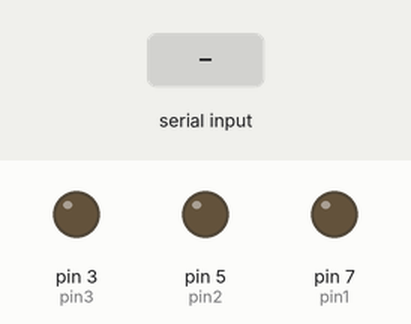
The sketch below on a simulated Arduino Uno, built with avr-gcc and run on an emulated ATmega328P. Shown: output pins drawn as LEDs (lit = HIGH). The inputs (shaded band) are chosen by the test bench. What the sketch prints to the serial monitor is not drawn.

Above: at 1.2 s.
1.3 s: "red" received over Serial
At 2.8 s:
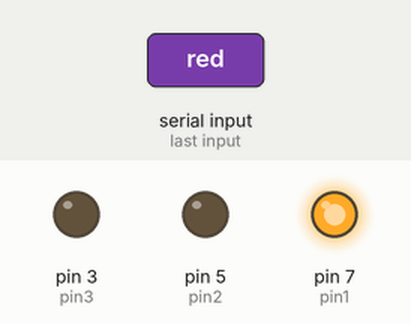
3.8 s: "blue" received over Serial
At 5.9 s:
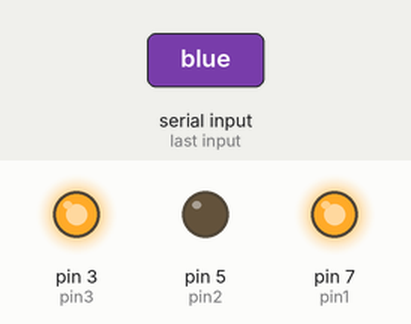
6.3 s: "green" received over Serial
At 7.9 s:
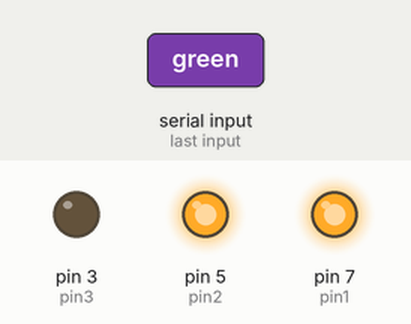
Timing chart, 0 to 9.4 s (numbered marks = the images above; inputs shaded):
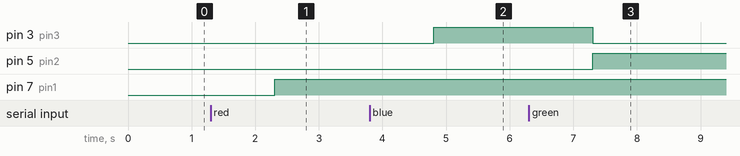

Measured:
- after the input at 1.3 s, pin 7 (pin1): LOW → HIGH after 1.0 s
- after the input at 3.8 s, pin 3 (pin3): LOW → HIGH after 1.0 s
- after the input at 6.3 s, pin 3 (pin3): HIGH → LOW after 1.0 s; pin 5 (pin2): LOW → HIGH after 1.0 s

The sketch:

RBG_lighting.ino
```cpp
int pin1 = 7;
int pin2 = 5;
int pin3 = 3;
String msg1 = "Enter a color: ";
String Color;

void setup() {
  // put your setup code here, to run once:
  Serial.begin(9600);
  pinMode(pin1,OUTPUT);
  pinMode(pin2,OUTPUT);
  pinMode(pin3,OUTPUT);
}

void loop() {
  // put your main code here, to run repeatedly:
  Serial.print(msg1);
  while(Serial.available() == 0){

  }
  Color = Serial.readString();
  Serial.print(Color);
  if(strcmp(Color.c_str(), "red") == 0){
    digitalWrite(pin1, HIGH);
    digitalWrite(pin2, LOW);
    digitalWrite(pin3, LOW);
  }else if(strcmp(Color.c_str(), "blue") == 0){
    digitalWrite(pin1, LOW);
    digitalWrite(pin2, LOW);
    digitalWrite(pin3, HIGH);
  }else if(Color == "green"){
    digitalWrite(pin1, LOW);
    digitalWrite(pin2, HIGH);
    digitalWrite(pin3, LOW);
  }else{
    digitalWrite(pin1, HIGH);
    digitalWrite(pin2, LOW);
    digitalWrite(pin3, LOW);
    Serial.print("No!");
  }
  digitalWrite(pin1, HIGH);
  delay(1000);
  Serial.println();
}
```
